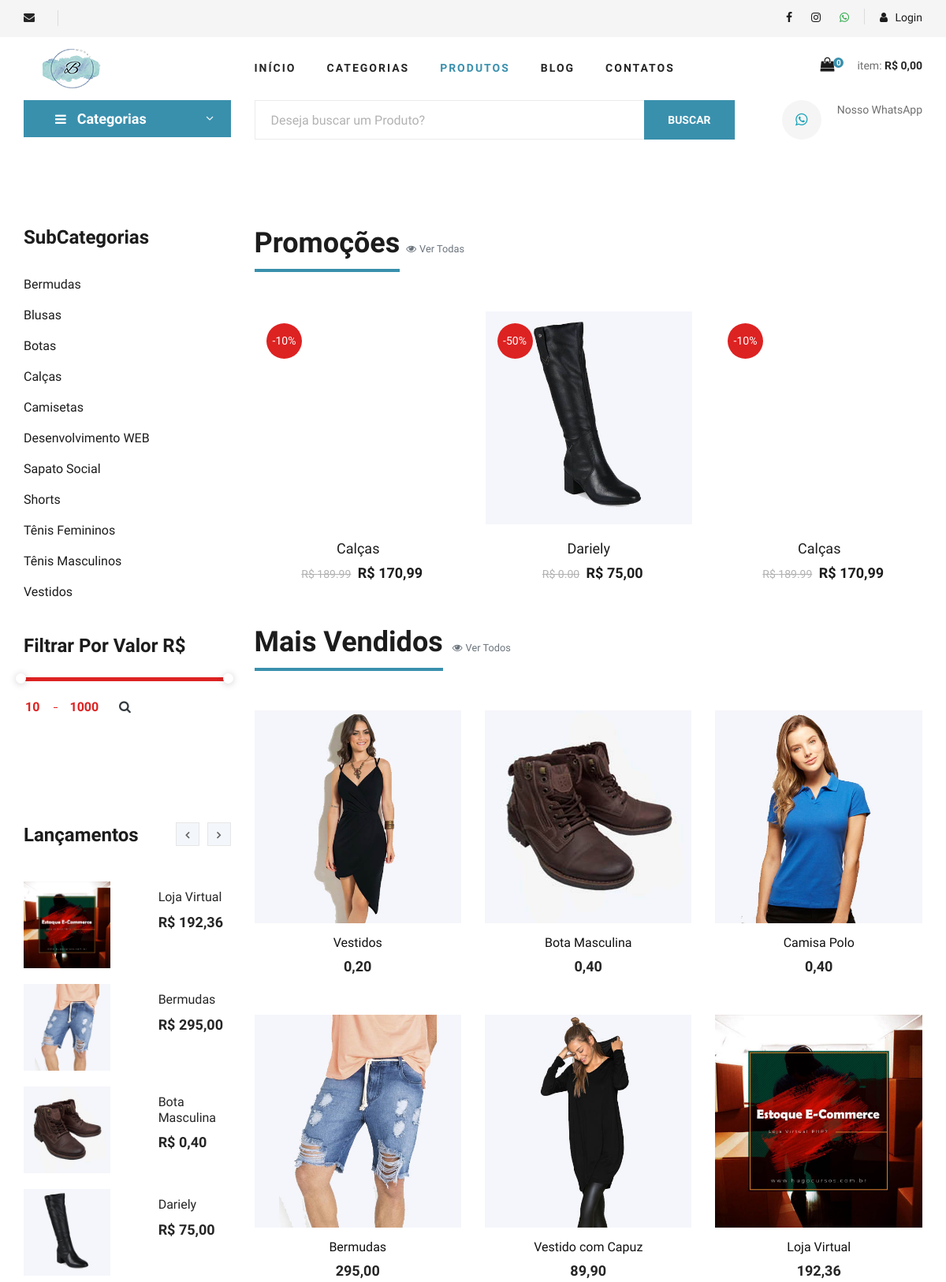
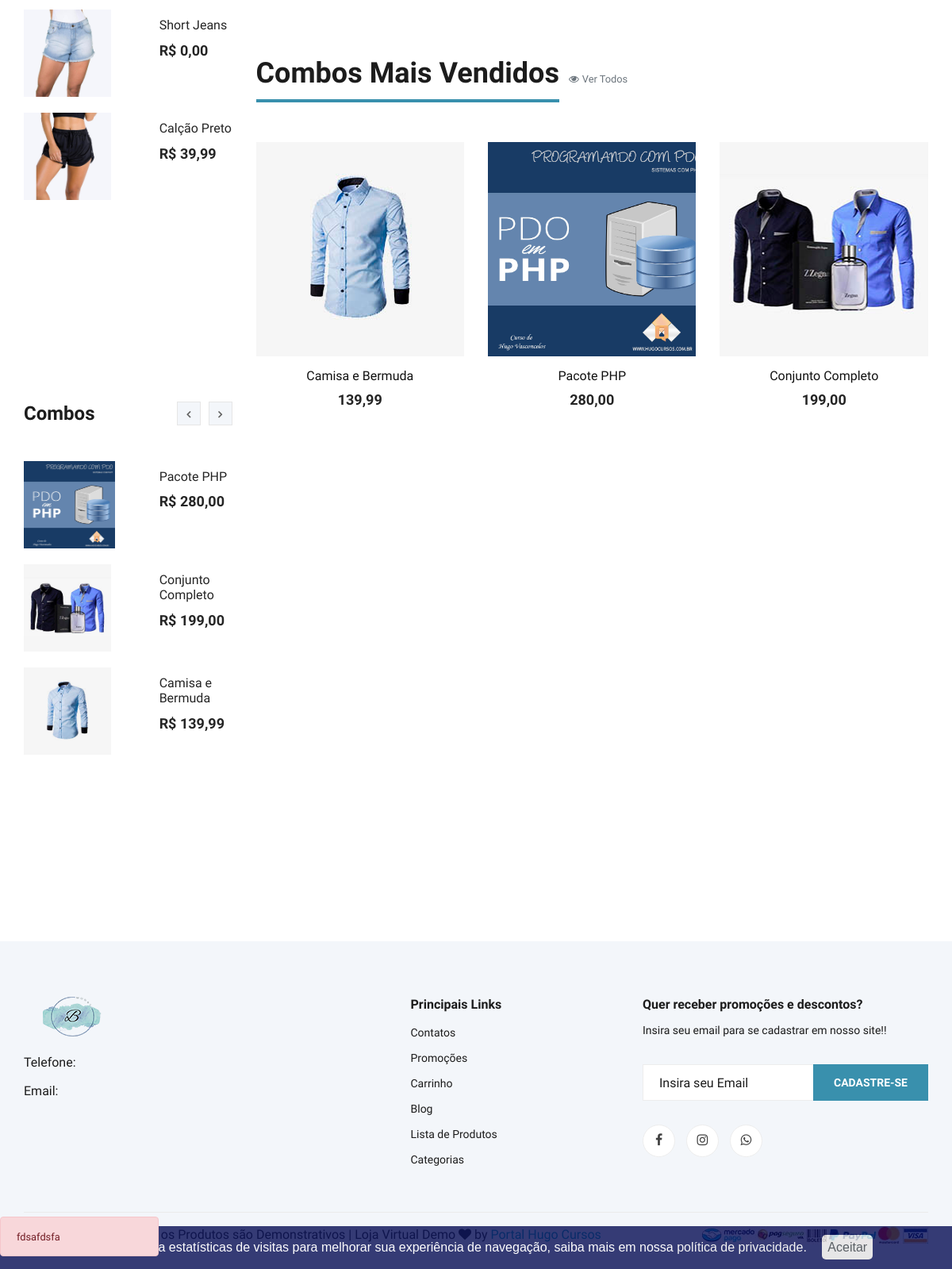
/produtos.php, run on the app's committed database (2 pictures, top to bottom).
### tables this page shows
CREATE TABLE `sub_categorias` (
  `id` int(11) NOT NULL AUTO_INCREMENT,
  `nome` varchar(50) NOT NULL,
  `nome_url` varchar(50) NOT NULL,
  `imagem` varchar(100) NOT NULL,
  `id_categoria` int(11) NOT NULL,
  PRIMARY KEY (`id`)
);

CREATE TABLE `produtos` (
  `id` int(11) NOT NULL AUTO_INCREMENT,
  `sku` varchar(10) NOT NULL,
  `categoria` int(11) NOT NULL,
  `sub_categoria` int(11) NOT NULL,
  `nome` varchar(100) NOT NULL,
  `nome_url` varchar(100) NOT NULL,
  `descricao` varchar(1000) NOT NULL,
  `descricao_longa` text NOT NULL,
  `valor` decimal(10,2) NOT NULL,
  `imagem` varchar(100) NOT NULL,
  `estoque` int(11) NOT NULL,
  `tipo_envio` int(11) NOT NULL,
  `palavras` varchar(250) NOT NULL,
  `ativo` varchar(5) NOT NULL,
  `peso` double(8,2) DEFAULT NULL,
  `largura` int(11) DEFAULT NULL,
  `altura` int(11) DEFAULT NULL,
  `comprimento` int(11) DEFAULT NULL,
  `modelo` varchar(100) DEFAULT NULL,
  `valor_frete` decimal(8,2) DEFAULT NULL,
  `promocao` varchar(5) NOT NULL,
  `vendas` int(11) DEFAULT NULL,
  `link` varchar(150) DEFAULT NULL,
  `variavel` varchar(5) DEFAULT NULL,
  PRIMARY KEY (`id`)
);

CREATE TABLE `promocoes` (
  `id` int(11) NOT NULL AUTO_INCREMENT,
  `id_produto` int(11) NOT NULL,
  `valor` decimal(8,2) NOT NULL,
  `data_inicio` date NOT NULL,
  `data_final` date NOT NULL,
  `ativo` varchar(5) NOT NULL,
  `desconto` varchar(10) NOT NULL,
  PRIMARY KEY (`id`)
);

CREATE TABLE `combos` (
  `id` int(11) NOT NULL AUTO_INCREMENT,
  `nome` varchar(100) NOT NULL,
  `nome_url` varchar(50) NOT NULL,
  `descricao` varchar(1000) NOT NULL,
  `descricao_longa` text NOT NULL,
  `valor` decimal(8,2) NOT NULL,
  `imagem` varchar(100) NOT NULL,
  `tipo_envio` int(1) NOT NULL,
  `palavras` varchar(250) NOT NULL,
  `ativo` varchar(5) NOT NULL,
  `peso` double(8,2) NOT NULL,
  `largura` double(8,2) NOT NULL,
  `altura` double(8,2) NOT NULL,
  `comprimento` double(8,2) NOT NULL,
  `valor_frete` decimal(10,2) DEFAULT NULL,
  `vendas` int(11) DEFAULT NULL,
  `link` varchar(150) DEFAULT NULL,
  PRIMARY KEY (`id`)
);

CREATE TABLE `alertas` (
  `id` int(11) NOT NULL AUTO_INCREMENT,
  `titulo_alerta` varchar(20) NOT NULL,
  `titulo_mensagem` varchar(100) NOT NULL,
  `mensagem` varchar(1000) NOT NULL,
  `link` varchar(100) DEFAULT NULL,
  `imagem` varchar(100) DEFAULT NULL,
  `data` date NOT NULL,
  `ativo` varchar(5) NOT NULL,
  PRIMARY KEY (`id`)
);

### produtos.php (the view, shortened to what the rows shown need)
<?php
require_once 'cabecalho.php';
?>
<?php require_once 'cabecalho-busca.php'; ?>
<section class="product spad">
  <div class="container">
    <div class="row">
      <div class="col-lg-3 col-md-5">
        <div class="sidebar">
          <div class="sidebar__item">
            <ul>
              <?php
              $query = $pdo->query(
                  'SELECT * FROM sub_categorias order by nome asc '
              );
              $res = $query->fetchAll(PDO::FETCH_ASSOC);
              for ($i = 0; $i < count($res); $i++) {
                  $nome = $res[$i]['nome'];
                  $nome_url = $res[$i]['nome_url'];
                  ?>
                <li><a href="produtos-<?php echo $nome_url; ?>"><?php echo $nome; ?></a></li>
              <?php
              }
              ?>
            </ul>
          </div>
        <div class="sidebar__item spad d-none d-md-block">
          <div class="latest-product__text">
            <div class="latest-product__slider owl-carousel">
              <div class="latest-prdouct__slider__item">
                <?php
                $query = $pdo->query(
                    "SELECT * FROM produtos where ativo = 'Sim' and estoque > 0 order by id desc limit 6 "
                );
                $res = $query->fetchAll(PDO::FETCH_ASSOC);
                for ($i = 0; $i < count($res); $i++) {
                    $nome = $res[$i]['nome'];
                    $valor = $res[$i]['valor'];
                    $nome_url = $res[$i]['nome_url'];
                    $imagem = $res[$i]['imagem'];
                    $promocao = $res[$i]['promocao'];
                    $id = $res[$i]['id'];
                    if ($promocao == 'Sim') {
                        $queryp = $pdo->query(
                            "SELECT * FROM promocoes where id_produto = '$id' "
                        );
                        $resp = $queryp->fetchAll(PDO::FETCH_ASSOC);
                        $valor = $resp[0]['valor'];
                        $valor = number_format($valor, 2, ',', '.');
                    } else {
                        $valor = number_format($valor, 2, ',', '.');
                    }
                    ?>
                  <a href="produto-<?php echo $nome_url; ?>" class="latest-product__item">
                    <div class="row">
                      <div class="col-md-7">
                        <div class="latest-product__item__pic">
                          <img src="img/produtos/<?php echo $imagem; ?>" alt="">
                        </div>
                      </div>
                      <div class="col-md-5">
                        <div class="latest-product__item__text">
                          <h6><?php echo $nome; ?></h6>
                          <span>R$ <?php echo $valor; ?></span>
                        </div>
                      </div>
                    </div>
                  </a>
                <?php
                }
                ?>
              </div>
            </div>
          </div>
        </div>
        <div class="sidebar__item spad d-none d-md-block">
          <div class="latest-product__text">
            <div class="latest-product__slider owl-carousel">
              <div class="latest-prdouct__slider__item">
                <?php
                $query = $pdo->query(
                    "SELECT * FROM combos where ativo = 'Sim' order by id desc limit 6 "
                );
                $res = $query->fetchAll(PDO::FETCH_ASSOC);
                for ($i = 0; $i < count($res); $i++) {
                    $nome = $res[$i]['nome'];
                    $valor = $res[$i]['valor'];
                    $nome_url = $res[$i]['nome_url'];
                    $imagem = $res[$i]['imagem'];
                    $valor = number_format($valor, 2, ',', '.');
                    ?>
                  <a href="combo-<?php echo $nome_url; ?>" class="latest-product__item">
                    <div class="row">
                    <div class="col-md-7">
                      <div class="latest-product__item__pic">
                        <img src="img/combos/<?php echo $imagem; ?>" alt="">
                      </div>
                    </div>
                    <div class="col-md-5">
                      <div class="latest-product__item__text">
                        <h6><?php echo $nome; ?></h6>
                        <span>R$ <?php echo $valor; ?></span>
                      </div>
                    </div>
                  </div>
                  </a>
                <?php
                }
                ?>
              </div>
            </div>
          </div>
        </div>
      </div>
    </div>
    <div class="col-lg-9 col-md-7">
      <div class="product__discount">
        <div class="section-title product__discount__title">
          <h2>Promoções</h2><span class="ml-2"><a class="text-muted" href="promocoes.php" title="Ver todas as Promoções"><small><i class="fa fa-eye mr-1"></i>Ver Todas</small></a></span>
        </div>
        <div class="row">
          <div class="product__discount__slider owl-carousel">
           <?php
           $query = $pdo->query(
               "SELECT * FROM produtos where promocao = 'Sim' and ativo = 'Sim' and estoque > 0"
           );
           $res = $query->fetchAll(PDO::FETCH_ASSOC);
           for ($i = 0; $i < count($res); $i++) {
               $nome = $res[$i]['nome'];
               $valor_old = $res[$i]['valor'];
               $nome_url = $res[$i]['nome_url'];
               $imagem = $res[$i]['imagem'];
               $id = $res[$i]['id'];
               $queryp = $pdo->query(
                   "SELECT * FROM promocoes where id_produto = '$id' "
               );
               $resp = $queryp->fetchAll(PDO::FETCH_ASSOC);
               $valor = $resp[0]['valor'];
               $desconto = $resp[0]['desconto'];
               $valor = number_format($valor, 2, ',', '.');
               ?>
            <div class="col-lg-4">
              <div class="product__discount__item">
                <div class="product__discount__item__pic set-bg"
                data-setbg="img/produtos/<?php echo $imagem; ?>">
                <div class="product__discount__percent">-<?php echo $desconto; ?>%</div>
               </div>
               <div class="product__discount__item__text">
                <h5><a href="produto-<?php echo $nome_url; ?>"><?php echo $nome; ?></a></h5>
                <div class="product__item__price"><span class="mr-1">R$ <?php echo $valor_old; ?></span> R$ <?php echo $valor; ?> </div>
              </div>
            </div>
          </div>
        <?php
           }
           ?>
      </div>
    </div>
  </div>
  <div class="section-title product__discount__title">
    <h2>Mais Vendidos</h2>
  </div>
  <div class="row">
   <?php
   $query = $pdo->query(
       "SELECT * FROM produtos where ativo = 'Sim' and estoque > 0 order by vendas desc limit 6"
   );
   $res = $query->fetchAll(PDO::FETCH_ASSOC);
   for ($i = 0; $i < count($res); $i++) {
       $nome = $res[$i]['nome'];
       $valor = $res[$i]['valor'];
       $nome_url = $res[$i]['nome_url'];
       $imagem = $res[$i]['imagem'];
       $promocao = $res[$i]['promocao'];
       $id = $res[$i]['id'];
       $valor = number_format($valor, 2, ',', '.');
       if ($promocao == 'Sim') {
           $queryp = $pdo->query(
               "SELECT * FROM promocoes where id_produto = '$id' "
           );
           $resp = $queryp->fetchAll(PDO::FETCH_ASSOC);
           $valor_promo = $resp[0]['valor'];
           $desconto = $resp[0]['desconto'];
           $valor_promo = number_format($valor_promo, 2, ',', '.');
           ?>
      <div class="col-lg-4">
        <div class="product__discount__item">
          <div class="product__discount__item__pic set-bg"
          data-setbg="img/produtos/<?php echo $imagem; ?>">
          <div class="product__discount__percent">-<?php echo $desconto; ?>%</div>
          <ul class="product__item__pic__hover">
           <li><a href="produto-<?php echo $nome_url; ?>"><i class="fa fa-eye"></i></a></li>
           <li><a href="" onclick="carrinhoModal('<?php echo $id; ?>','Não')"><i class="fa fa-shopping-cart"></i></a>
           </ul>
         </div>
         <div class="product__discount__item__text">
          <h5><a href="produto-<?php echo $nome_url; ?>"><?php echo $nome; ?></a></h5>
          <div class="product__item__price"><span class="mr-1">R$ <?php echo $valor; ?></span> R$ <?php echo $valor_promo; ?> </div>
        </div>
      </div>
    </div>
  <?php
       } else {
            ?>
    <div class="col-lg-4 col-md-6 col-sm-6">
      <div class="product__item">
        <div class="product__item__pic set-bg" data-setbg="img/produtos/<?php echo $imagem; ?>">
          </div>
          <div class="product__item__text">
            <a href="produto-<?php echo $nome_url; ?>"><h6><?php echo $nome; ?></h6>
              <h5><?php echo $valor; ?></h5></a>
            </div>
          </div>
        </div>
      <?php
       }
   }
   ?>
    </div>
    <div class="section-title product__discount__title mt-4">
      <h2>Combos Mais Vendidos</h2>
    </div>
    <div class="row">
     <?php
     $query = $pdo->query(
         "SELECT * FROM combos where ativo = 'Sim' order by vendas desc limit 6 "
     );
     $res = $query->fetchAll(PDO::FETCH_ASSOC);
     for ($i = 0; $i < count($res); $i++) {
         $nome = $res[$i]['nome'];
         $valor = $res[$i]['valor'];
         $nome_url = $res[$i]['nome_url'];
         $imagem = $res[$i]['imagem'];
         $valor = number_format($valor, 2, ',', '.');
         ?>
      <div class="col-lg-4 col-md-6 col-sm-6">
        <div class="product__item">
          <div class="product__item__pic set-bg" data-setbg="img/combos/<?php echo $imagem; ?>">
            </div>
            <div class="product__item__text">
              <a href="combo-<?php echo $nome_url; ?>"><h6><?php echo $nome; ?></h6>
                <h5><?php echo $valor; ?></h5></a>
              </div>
            </div>
          </div>
        <?php
     }
     ?>
      </div>
    </div>
  </div>
</div>
</section>
<?php
require_once 'rodape.php';
?>

### rodape.php (shortened to what the rows shown need)
<?php
require_once("conexao.php");
$query = $pdo->query("SELECT * FROM alertas where data >= curDate() and ativo = 'Sim' order by id limit 1");
$res = $query->fetchAll(PDO::FETCH_ASSOC);
$linhas = @count($res);
if($linhas > 0){
  $titulo = $res[0]['titulo_alerta'];
 ?>
  <div class="row">
      <a data-toggle="modal" href="#modalPromocoes">
      <div class="alert alert-danger fixed-bottom col-md-2" role="alert">
        <small><?php echo $titulo ?></small>
      </div>
      </a>
   </div>
<?php } ?>
</body>
</html>

### data on the page
sub_categorias: nome "Bermudas"
sub_categorias: nome "Blusas"
sub_categorias: nome "Botas"
sub_categorias: nome "Calças"
sub_categorias: nome "Camisetas"
sub_categorias: nome "Desenvolvimento WEB"
sub_categorias: nome "Sapato Social"
sub_categorias: nome "Shorts"
sub_categorias: nome "Tênis Femininos"
sub_categorias: nome "Tênis Masculinos"
sub_categorias: nome "Vestidos"
produtos: imagem (picture), nome "Loja Virtual", valor "192,36", shows a picture
produtos: imagem (picture), nome "Bermudas", valor "295,00", shows a picture
produtos: imagem (picture), nome "Bota Masculina", valor "0,40", shows a picture
produtos: imagem (picture), nome "Dariely", promocoes.valor "75,00", shows a picture, promocoes.desconto "50", valor "0.00"
produtos: imagem (picture), nome "Short Jeans", valor "0,00"
produtos: imagem (picture), nome "Calção Preto", valor "39,99"
combos: imagem (picture), nome "Pacote PHP", valor "280,00", shows a picture
combos: imagem (picture), nome "Conjunto Completo", valor "199,00", shows a picture
combos: imagem (picture), nome "Camisa e Bermuda", valor "139,99", shows a picture
produtos: promocoes.desconto "10", nome "Calças", valor "189.99", promocoes.valor "170,99"
produtos: shows a picture, nome "Vestidos", valor "0,20"
produtos: shows a picture, nome "Camisa Polo", valor "0,40"
produtos: shows a picture, nome "Vestido com Capuz", valor "89,90"
alertas: titulo_alerta "fdsafdsfa"

### other printed values
$linhas "0"
$total_c "0,00"
